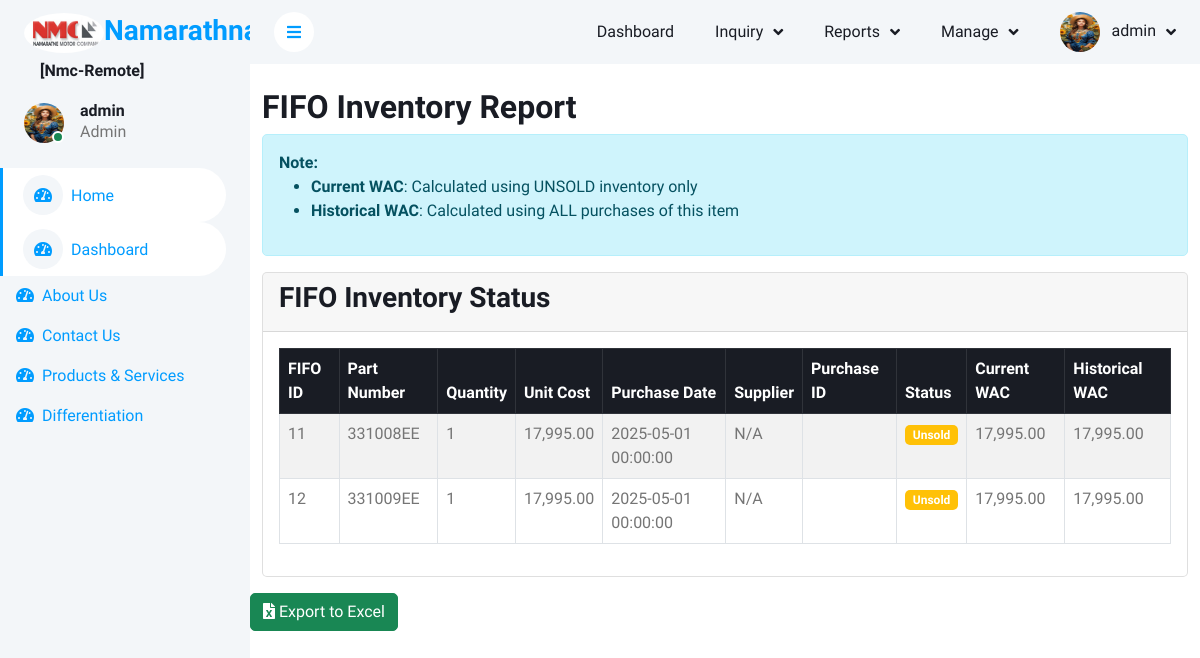
Screenshot of /fifo_inventory_report_WacInCoulmnFormat.php (signed in) with the database file from the repository.
### tables this page shows
CREATE TABLE `fifo_queue1` (
  `id` int(11) NOT NULL,
  `item_data` varchar(255) NOT NULL,
  `created_at` timestamp NOT NULL DEFAULT current_timestamp(),
  `is_processed` tinyint(1) DEFAULT 0,
  `position` int(11) DEFAULT 0,
  `part_id` int(11) NOT NULL,
  `supplier_id` int(11) NOT NULL,
  `rack_id` int(11) DEFAULT NULL,
  `quantity` int(11) NOT NULL,
  `cost` decimal(10,2) NOT NULL,
  `purchase_date` datetime NOT NULL
);

CREATE TABLE `stocks` (
  `id` int(11) NOT NULL,
  `location_id` int(11) NOT NULL,
  `part_number` varchar(50) NOT NULL,
  `description` varchar(255) DEFAULT NULL,
  `image` varchar(255) DEFAULT NULL,
  `category_id` int(11) DEFAULT NULL,
  `cost` decimal(10,2) DEFAULT 0.00,
  `selling_price` decimal(10,2) DEFAULT 0.00,
  `stock_quantity` int(11) DEFAULT 0,
  `supplier_id` int(11) DEFAULT NULL,
  `model_id` int(11) DEFAULT NULL,
  `created_at` timestamp NOT NULL DEFAULT current_timestamp(),
  `flag` enum('active','inactive') NOT NULL DEFAULT 'active',
  `brand_id` int(11) DEFAULT NULL,
  `type_id` int(11) NOT NULL DEFAULT 3,
  `pricelistpage` int(11) NOT NULL,
  `oem_number` varchar(25) NOT NULL,
  `fifo_queue_id` int(11) DEFAULT NULL,
  `rack_id` int(11) DEFAULT 5 COMMENT 'Reference to rack location',
  `alert_threshold` int(11) DEFAULT 5 COMMENT 'Minimum quantity before alert is triggered',
  `last_alert_date` datetime DEFAULT NULL COMMENT 'Date when last low stock alert was sent',
  `stock_type` enum('Old','New') DEFAULT 'Old'
);

### fifo_inventory_report_WacInCoulmnFormat.php (the view, shortened to what this page needs)
<?php
include('header.php');
$part_id = $_GET['part_id'] ?? '';
$show_zero_qty = $_GET['show_zero_qty'] ?? 0;
try {
    $query = "SELECT
                fq.id AS fifo_id,
                fq.part_id,
                s.part_number,
                fq.quantity,
                fq.cost,
                fq.purchase_date,
                fq.is_processed,
                sp.id AS supplier_id,
                sup.supplier_name
              FROM fifo_queue1 fq
              LEFT JOIN stocks s ON fq.part_id = s.id
              LEFT JOIN supplier_purchases sp ON fq.supplier_id = sp.id
              LEFT JOIN suppliers sup ON sp.supplier_id = sup.id
              WHERE 1=1";
    $params = [];
    if (!$show_zero_qty) {
        $query .= " AND fq.quantity > 0";
    }
    $query .= " ORDER BY fq.part_id, fq.purchase_date ASC";
    $stmt = $conn->prepare($query);
    $stmt->execute($params);
    $inventory = $stmt->fetchAll(PDO::FETCH_ASSOC);
    $averages = [];
} catch (PDOException $e) {
    die("Error generating report: " . $e->getMessage());
}
?>
<div class="container mt-4">
    <h2>FIFO Inventory Report</h2>
    <div class="alert alert-info">
        <strong>Note:</strong>
        <ul>
            <li><b>Current WAC</b>: Calculated using UNSOLD inventory only</li>
            <li><b>Historical WAC</b>: Calculated using ALL purchases of this item</li>
        </ul>
    </div>
    <div class="card">
        <div class="card-header d-flex justify-content-between align-items-center">
            <h3>FIFO Inventory Status</h3>
        </div>
        <div class="card-body">
            <div class="table-responsive">
                <table class="table table-striped table-bordered">
                    <thead class="table-dark">
                        <tr>
                            <th>FIFO ID</th>
                            <th>Part Number</th>
                            <th>Quantity</th>
                            <th>Unit Cost</th>
                            <th>Purchase Date</th>
                            <th>Supplier</th>
                            <th>Purchase ID</th>
                            <th>Status</th>
                            <?php if (empty($part_id)): ?>
                                <th>Current WAC</th>
                                <th>Historical WAC</th>
                            <?php endif; ?>
                        </tr>
                    </thead>
                    <tbody>
                        <?php if (empty($inventory)): ?>
                            <tr>
                                <td colspan="<?= empty($part_id) ? 10 : 8 ?>" class="text-center">No inventory items found</td>
                            </tr>
                        <?php else: ?>
                            <?php
                            $current_part = null;
                            $part_averages = [];
                            if (empty($part_id)) {
                                $stmt = $conn->query("
                                    SELECT part_id,
                                        SUM(quantity * cost) / NULLIF(SUM(quantity), 0) AS historical_wac,
                                        SUM(CASE WHEN is_processed = 0 THEN quantity * cost ELSE 0 END) /
                                        NULLIF(SUM(CASE WHEN is_processed = 0 THEN quantity ELSE 0 END), 0) AS current_wac
                                    FROM fifo_queue1
                                    GROUP BY part_id
                                ");
                                while ($row = $stmt->fetch(PDO::FETCH_ASSOC)) {
                                    $part_averages[$row['part_id']] = $row;
                                }
                            }
                            foreach ($inventory as $item):
                                if ($current_part !== $item['part_id']):
                                    $current_part = $item['part_id'];
                                    $avg_data = empty($part_id) ?
                                        ($part_averages[$item['part_id']] ?? ['current_wac' => 0, 'historical_wac' => 0]) :
                                        $averages;
                                endif;
                            ?>
                                <tr>
                                    <td><?= htmlspecialchars($item['fifo_id']) ?></td>
                                    <td><?= htmlspecialchars($item['part_number']) ?></td>
                                    <td><?= htmlspecialchars($item['quantity']) ?></td>
                                    <td><?= number_format($item['cost'], 2) ?></td>
                                    <td><?= htmlspecialchars($item['purchase_date']) ?></td>
                                    <td><?= htmlspecialchars($item['supplier_name'] ?? 'N/A') ?></td>
                                    <td><?= htmlspecialchars($item['supplier_id']) ?></td>
                                    <td>
                                        <span class="badge bg-<?= $item['is_processed'] ? 'success' : 'warning' ?>">
                                            <?= $item['is_processed'] ? 'Sold' : 'Unsold' ?>
                                        </span>
                                    </td>
                                    <?php if (empty($part_id)): ?>
                                        <td><?= number_format($avg_data['current_wac'], 2) ?></td>
                                        <td><?= number_format($avg_data['historical_wac'], 2) ?></td>
                                    <?php endif; ?>
                                </tr>
                            <?php endforeach; ?>
                        <?php endif; ?>
                    </tbody>
                </table>
            </div>
        </div>
    </div>
</div>
<div class="mt-3">
    <a href="export_fifo_report.php?<?= http_build_query($_GET) ?>" class="btn btn-success">
        <i class="fas fa-file-excel"></i> Export to Excel
    </a>
</div>
<?php include('footer.php'); ?>

### css/style.css (style rules this page uses)
:root { --primary: #009CFF; --light: #F3F6F9; --dark: #191C24; }
.btn { transition: .5s; }

### rows the page displays
fifo_queue1: id "11", stocks.part_number "331008EE", quantity "1", cost "17,995.00", purchase_date "2025-05-01 00:00:00", supplier_name "N/A", is_processed "Unsold", current_wac "17,995.00", historical_wac "17,995.00"
fifo_queue1: id "12", stocks.part_number "331009EE", quantity "1", cost "17,995.00", purchase_date "2025-05-01 00:00:00", supplier_name "N/A", is_processed "Unsold", current_wac "17,995.00", historical_wac "17,995.00"

### other values shown
$prj_id_ "[Nmc-Remote]"
$_SESSION['username'] "admin"
$_SESSION['role_name'] "Admin"
$menu_item['menu_name_'] "Dashboard"
